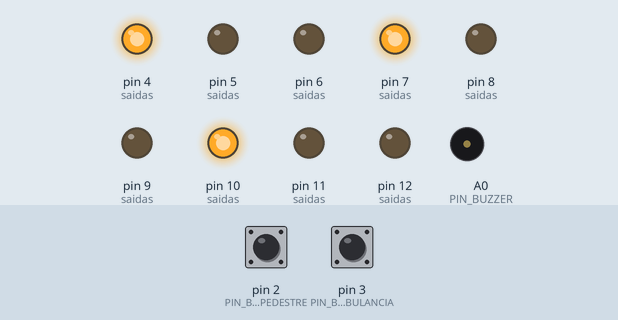
Simulated run of this sketch. Board: Arduino Uno, built with avr-gcc and run on an emulated ATmega328P. Shown: output pins drawn as LEDs (lit = HIGH), buzzer (waves = sounding). Inputs (shaded band) come from the test bench; at power-on: pin 2 (PIN_BTN_PEDESTRE) HIGH, pin 3 (PIN_BTN_AMBULANCIA) HIGH. What the sketch prints to the serial monitor is not drawn.

Above: at 1.4 s.
1.5 s: pin 2 (PIN_BTN_PEDESTRE) pulled LOW for 0.15 s
At 2.5 s:
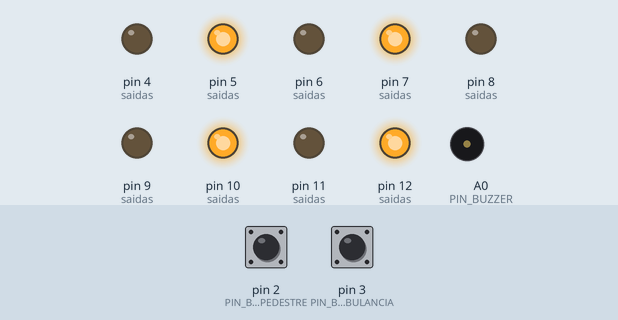
3.6 s: pin 3 (PIN_BTN_AMBULANCIA) pulled LOW for 0.15 s
At 4.5 s:
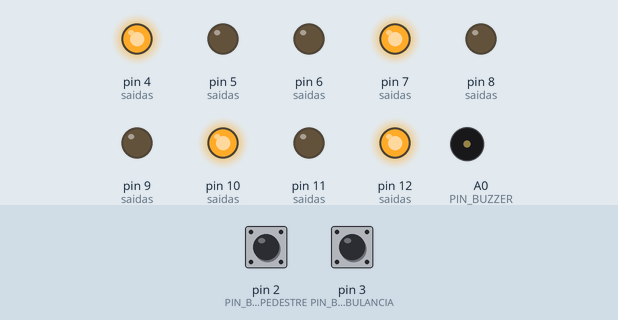
At 26.0 s:
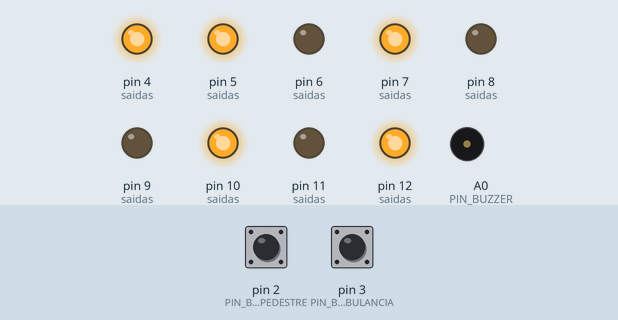
Timing chart, 0 to 29.1 s (numbered marks = the images above; inputs shaded):
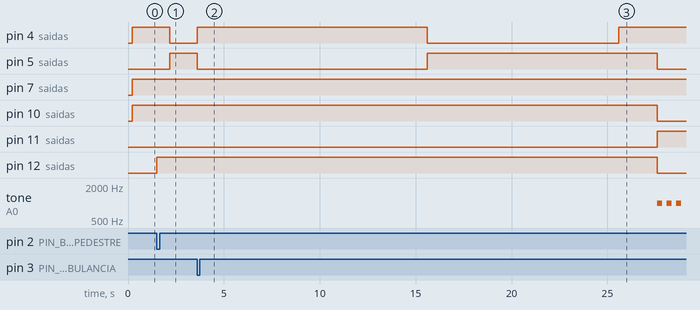

The sketch:

cruzamento_inteligente.ino
```cpp
/*
 * =====================================================================
 *  CRUZAMENTO INTELIGENTE - Atividade 02
 * =====================================================================
 *  Dois semáforos (Via A e Via B), semáforo de pedestres com buzzer e
 *  modo de emergência (ambulância).
 *
 *  INOVAÇÃO: painel de monitoramento no Monitor Serial. O sistema mostra
 *  em tempo real a fase atual, o tempo restante, a cor de cada semáforo,
 *  se existe pedido de pedestre na fila e estatísticas de funcionamento
 *  (ciclos completos, travessias atendidas, emergências e tempo ligado).
 *
 *  Regras do projeto:
 *   - Sem delay(): todo controle de tempo é feito com millis().
 *   - O sistema é dividido em TAREFAS (funções) executadas em ciclo no
 *     loop(), como um escalonador cooperativo simples.
 *
 *  PRIORIDADES DAS TAREFAS (1 = mais alta):
 *   1. tarefaEmergencia() -> ambulância: força tudo vermelho
 *   2. tarefaPedestre()   -> travessia de pedestres (5 s + buzzer)
 *   3. tarefaSemaforos()  -> ciclo normal Via A / Via B
 *   4. tarefaBuzzer()     -> sinal sonoro da travessia
 *   5. tarefaSaidas()     -> escreve as cores nos LEDs RGB
 *   6. tarefaMonitor()    -> inovação: painel no Monitor Serial
 *  A prioridade é garantida pela ORDEM de execução no loop() e pelo
 *  fato de que tarefas de menor prioridade não alteram a fase quando
 *  uma de maior prioridade está ativa.
 *
 *  Os botões usam INTERRUPÇÃO (attachInterrupt): o pedido é gravado em
 *  uma flag no mesmo instante do aperto, então nunca é perdido, mesmo
 *  que o loop esteja ocupado com outra tarefa.
 *
 * ---------------------------------------------------------------------
 *  LIGAÇÕES (Arduino UNO)
 * ---------------------------------------------------------------------
 *  Botão pedestre ........ D2 (INT0) -> outro terminal no GND
 *  Botão ambulância ...... D3 (INT1) -> outro terminal no GND
 *     (usa INPUT_PULLUP: não precisa de resistor externo)
 *  Módulo RGB Via A ...... R=D4  G=D5  B=D6
 *  Módulo RGB Via B ...... R=D7  G=D8  B=D9
 *  Módulo RGB Pedestre ... R=D10 G=D11 B=D12
 *  Buzzer ................ A0 (+) / GND (-)
 *
 *  Cor amarela no módulo RGB = vermelho + verde acesos juntos.
 *  Monitor Serial: 9600 baud.
 * =====================================================================
 */

// ------------------------- CONFIGURAÇÃO ------------------------------
#define ANODO_COMUM 0  // 0 = módulo RGB catodo comum (HIGH acende)
                       // 1 = módulo RGB anodo comum  (LOW acende)

// ------------------------------ PINOS --------------------------------
const uint8_t PIN_BTN_PEDESTRE   = 2;   // interrupção INT0
const uint8_t PIN_BTN_AMBULANCIA = 3;   // interrupção INT1

const uint8_t A_R = 4,  A_G = 5,  A_B = 6;    // semáforo Via A
const uint8_t B_R = 7,  B_G = 8,  B_B = 9;    // semáforo Via B
const uint8_t P_R = 10, P_G = 11, P_B = 12;   // semáforo pedestre

const uint8_t PIN_BUZZER = A0;

// ------------------------------ TEMPOS (ms) --------------------------
const unsigned long T_VERDE         = 10000UL; // verde de cada via
const unsigned long T_AMARELO       = 2000UL;  // amarelo de cada via
// vermelho de cada via = verde + amarelo da outra = 12 s
const unsigned long T_TRAVESSIA     = 5000UL;  // verde do pedestre
const unsigned long T_FIM_TRAVESSIA = 1500UL;  // últimos 1,5 s: pisca e apita rápido
const unsigned long T_EMERGENCIA    = 10000UL; // duração do modo ambulância
const unsigned long T_LIMPEZA       = 2000UL;  // todos vermelhos (segurança)
const unsigned long T_DEBOUNCE      = 200UL;   // anti-repique dos botões
const unsigned long T_MONITOR       = 1000UL;  // atualização do painel serial

const unsigned int FREQ_BUZZER = 1000;  // Hz

// ------------------------------ TIPOS --------------------------------
enum Cor  { APAGADO, VERMELHO, AMARELO, VERDE, AZUL, MAGENTA };

enum Fase {
  A_VERDE,      // Via A verde,    Via B vermelho
  A_AMARELO,    // Via A amarelo,  Via B vermelho
  B_VERDE,      // Via B verde,    Via A vermelho
  B_AMARELO,    // Via B amarelo,  Via A vermelho
  TRAVESSIA,    // vias vermelhas, pedestre verde + buzzer
  LIMPEZA,      // tudo vermelho por alguns segundos (transição segura)
  EMERGENCIA    // ambulância: tudo vermelho
};

// ------------------------- ESTADO DO SISTEMA -------------------------
Fase fase                 = LIMPEZA;
Fase proximaAposLimpeza   = A_VERDE;  // para onde ir quando a LIMPEZA acabar
Fase proximaAposTravessia = A_VERDE;  // para onde ir quando a TRAVESSIA acabar
unsigned long inicioFase  = 0;        // millis() em que a fase atual começou

// Flags escritas nas interrupções -> precisam ser "volatile"
volatile bool pedidoPedestre   = false;
volatile bool pedidoAmbulancia = false;
volatile unsigned long ultimoIsrPedestre   = 0;
volatile unsigned long ultimoIsrAmbulancia = 0;

bool pedidoAnunciado = false;  // só para imprimir no Serial uma vez
bool buzzerLigado    = false;

// Cores atuais (usadas pelo painel do Monitor Serial)
Cor corAtualA = VERMELHO, corAtualB = VERMELHO, corAtualP = VERMELHO;

// Estatísticas (inovação)
unsigned int  totalCiclos      = 0;  // ciclos A+B completos
unsigned int  totalTravessias  = 0;
unsigned int  totalEmergencias = 0;
unsigned long ultimoMonitor    = 0;

// =====================================================================
//  ROTINAS DE INTERRUPÇÃO (ISR) - apenas REGISTRAM o pedido
// =====================================================================
void isrPedestre() {
  unsigned long agora = millis();
  if (agora - ultimoIsrPedestre > T_DEBOUNCE) {  // ignora repique
    pedidoPedestre = true;
    ultimoIsrPedestre = agora;
  }
}

void isrAmbulancia() {
  unsigned long agora = millis();
  if (agora - ultimoIsrAmbulancia > T_DEBOUNCE) {
    pedidoAmbulancia = true;
    ultimoIsrAmbulancia = agora;
  }
}

// =====================================================================
//  FUNÇÕES AUXILIARES
// =====================================================================
const char* nomeFase(Fase f) {
  switch (f) {
    case A_VERDE:    return "VIA A VERDE / VIA B VERMELHO";
    case A_AMARELO:  return "VIA A AMARELO / VIA B VERMELHO";
    case B_VERDE:    return "VIA B VERDE / VIA A VERMELHO";
    case B_AMARELO:  return "VIA B AMARELO / VIA A VERMELHO";
    case TRAVESSIA:  return "TRAVESSIA DE PEDESTRES";
    case LIMPEZA:    return "TODOS VERMELHOS (transicao)";
    case EMERGENCIA: return "EMERGENCIA - AMBULANCIA";
  }
  return "?";
}

const char* nomeCor(Cor c) {
  switch (c) {
    case APAGADO:  return "apagado";
    case VERMELHO: return "VERMELHO";
    case AMARELO:  return "AMARELO";
    case VERDE:    return "VERDE";
    case AZUL:     return "AZUL";
    case MAGENTA:  return "AGUARDE";
  }
  return "?";
}

// Duração total de cada fase (para o painel mostrar o tempo restante)
unsigned long duracaoFase(Fase f) {
  switch (f) {
    case A_VERDE:
    case B_VERDE:    return T_VERDE;
    case A_AMARELO:
    case B_AMARELO:  return T_AMARELO;
    case TRAVESSIA:  return T_TRAVESSIA;
    case LIMPEZA:    return T_LIMPEZA;
    case EMERGENCIA: return T_EMERGENCIA;
  }
  return 0;
}

unsigned long tempoNaFase() {
  return millis() - inicioFase;
}

// Imprime o instante atual no formato [mm:ss]
void imprimirRelogio() {
  unsigned long s = millis() / 1000;
  Serial.print(F("["));
  if (s / 60 < 10) Serial.print('0');
  Serial.print(s / 60);
  Serial.print(':');
  if (s % 60 < 10) Serial.print('0');
  Serial.print(s % 60);
  Serial.print(F("] "));
}

// Troca de fase: guarda o instante de início para contar o tempo com millis()
void mudarFase(Fase nova) {
  fase = nova;
  inicioFase = millis();
  imprimirRelogio();
  Serial.print(F(">>> "));
  Serial.println(nomeFase(nova));
}

// Lê e limpa uma flag da ISR de forma atômica
bool consumirFlag(volatile bool &flag) {
  noInterrupts();
  bool valor = flag;
  flag = false;
  interrupts();
  return valor;
}

// Escreve uma cor em um módulo RGB
void escreverCor(uint8_t pr, uint8_t pg, uint8_t pb, Cor cor) {
  bool r = (cor == VERMELHO || cor == AMARELO || cor == MAGENTA);
  bool g = (cor == VERDE    || cor == AMARELO);
  bool b = (cor == AZUL     || cor == MAGENTA);
#if ANODO_COMUM
  r = !r; g = !g; b = !b;
#endif
  digitalWrite(pr, r);
  digitalWrite(pg, g);
  digitalWrite(pb, b);
}

void ligarBuzzer(bool ligar) {
  if (ligar && !buzzerLigado)       tone(PIN_BUZZER, FREQ_BUZZER);
  else if (!ligar && buzzerLigado)  noTone(PIN_BUZZER);
  buzzerLigado = ligar;
}

// Chamado quando um amarelo termina: é o ponto SEGURO para atender
// o pedestre (a outra via já está vermelha e esta acabou de fechar).
void aposAmarelo(Fase proximaNormal) {
  if (pedidoPedestre) {
    proximaAposTravessia = proximaNormal;  // depois da travessia, segue o ciclo
    mudarFase(TRAVESSIA);
  } else {
    mudarFase(proximaNormal);
  }
}

// =====================================================================
//  TAREFA 1 (PRIORIDADE MÁXIMA) - EMERGÊNCIA / AMBULÂNCIA
// =====================================================================
void tarefaEmergencia() {
  // Botão da ambulância: interrompe QUALQUER fase imediatamente.
  // Apertar de novo durante a emergência reinicia o tempo (estende).
  if (consumirFlag(pedidoAmbulancia)) {
    if (fase != EMERGENCIA) totalEmergencias++;
    mudarFase(EMERGENCIA);
    return;
  }

  // Fim da emergência: passa por LIMPEZA (todos vermelhos) e reinicia o ciclo
  if (fase == EMERGENCIA && tempoNaFase() >= T_EMERGENCIA) {
    proximaAposLimpeza = A_VERDE;
    mudarFase(LIMPEZA);
  }
}

// =====================================================================
//  TAREFA 2 - TRAVESSIA DE PEDESTRES
// =====================================================================
void tarefaPedestre() {
  if (fase == EMERGENCIA) return;  // emergência tem prioridade

  // Informa (uma vez) que o pedido foi registrado e está na fila
  if (pedidoPedestre && !pedidoAnunciado && fase != TRAVESSIA) {
    imprimirRelogio();
    Serial.println(F("    Pedido de pedestre REGISTRADO (aguardando fim do amarelo)"));
    pedidoAnunciado = true;
  }

  if (fase != TRAVESSIA) return;

  // Durante a travessia o pedido já está sendo atendido:
  // novos apertos são descartados.
  pedidoPedestre  = false;
  pedidoAnunciado = false;

  if (tempoNaFase() >= T_TRAVESSIA) {
    totalTravessias++;
    mudarFase(proximaAposTravessia);
  }
}

// =====================================================================
//  TAREFA 3 - CICLO NORMAL DOS SEMÁFOROS (Via A x Via B)
// =====================================================================
void tarefaSemaforos() {
  if (fase == EMERGENCIA || fase == TRAVESSIA) return;  // maior prioridade ativa

  unsigned long t = tempoNaFase();

  switch (fase) {
    case A_VERDE:
      if (t >= T_VERDE) mudarFase(A_AMARELO);
      break;

    case A_AMARELO:
      if (t >= T_AMARELO) aposAmarelo(B_VERDE);
      break;

    case B_VERDE:
      if (t >= T_VERDE) mudarFase(B_AMARELO);
      break;

    case B_AMARELO:
      if (t >= T_AMARELO) {
        totalCiclos++;  // Via A e Via B já abriram: um ciclo completo
        aposAmarelo(A_VERDE);
      }
      break;

    case LIMPEZA:
      if (t >= T_LIMPEZA) mudarFase(proximaAposLimpeza);
      break;

    default:
      break;
  }
}

// =====================================================================
//  TAREFA 4 - BUZZER (sinal sonoro durante a travessia)
//  Bipe lento durante a travessia e bipe rápido no final, avisando que
//  o tempo está acabando (acessibilidade para deficientes visuais).
// =====================================================================
void tarefaBuzzer() {
  if (fase != TRAVESSIA) {
    ligarBuzzer(false);
    return;
  }

  unsigned long t = tempoNaFase();
  unsigned long restante = (t < T_TRAVESSIA) ? T_TRAVESSIA - t : 0;
  unsigned long periodo  = (restante > T_FIM_TRAVESSIA) ? 500UL : 200UL;

  ligarBuzzer((t % periodo) < (periodo / 2));
}

// =====================================================================
//  TAREFA 5 - SAÍDAS: define a cor de cada módulo RGB conforme a fase
//  (única função que escreve nos LEDs -> evita conflito entre tarefas)
// =====================================================================
void tarefaSaidas() {
  Cor corA = VERMELHO, corB = VERMELHO, corP = VERMELHO;
  unsigned long t = tempoNaFase();

  switch (fase) {
    case A_VERDE:   corA = VERDE;   break;
    case A_AMARELO: corA = AMARELO; break;
    case B_VERDE:   corB = VERDE;   break;
    case B_AMARELO: corB = AMARELO; break;

    case TRAVESSIA: {
      unsigned long restante = (t < T_TRAVESSIA) ? T_TRAVESSIA - t : 0;
      bool piscaRapido = ((t / 250) % 2) == 0;
      // verde fixo; nos últimos 1,5 s o verde do pedestre pisca
      corP = (restante > T_FIM_TRAVESSIA || piscaRapido) ? VERDE : APAGADO;
      break;
    }

    case LIMPEZA:
    case EMERGENCIA:
    default:
      break;  // tudo vermelho
  }

  // Pedido de pedestre registrado -> semáforo do pedestre fica MAGENTA
  // (vermelho + azul) = "aguarde, seu pedido foi aceito".
  if (pedidoPedestre && fase != TRAVESSIA) corP = MAGENTA;

  escreverCor(A_R, A_G, A_B, corA);
  escreverCor(B_R, B_G, B_B, corB);
  escreverCor(P_R, P_G, P_B, corP);

  corAtualA = corA;
  corAtualB = corB;
  corAtualP = corP;
}

// =====================================================================
//  TAREFA 6 - INOVAÇÃO: PAINEL DE MONITORAMENTO NO MONITOR SERIAL
//  A cada 1 segundo mostra o estado completo do cruzamento. Serve para
//  acompanhar o funcionamento, depurar e demonstrar o sistema.
//  Prioridade mais baixa: só imprime, nunca altera o estado.
// =====================================================================
void tarefaMonitor() {
  if (millis() - ultimoMonitor < T_MONITOR) return;
  ultimoMonitor = millis();

  unsigned long t   = tempoNaFase();
  unsigned long dur = duracaoFase(fase);
  unsigned long restante = (t < dur) ? (dur - t + 999) / 1000 : 0;  // em s, arredondado p/ cima

  imprimirRelogio();
  Serial.print(F("Restam "));
  if (restante < 10) Serial.print(' ');
  Serial.print(restante);
  Serial.print(F("s | Via A: "));   Serial.print(nomeCor(corAtualA));
  Serial.print(F(" | Via B: "));    Serial.print(nomeCor(corAtualB));
  Serial.print(F(" | Pedestre: ")); Serial.print(nomeCor(corAtualP));
  Serial.print(F(" | Pedido: "));   Serial.print(pedidoPedestre ? F("SIM") : F("nao"));
  Serial.print(F(" | Ciclos: "));   Serial.print(totalCiclos);
  Serial.print(F(" Travessias: ")); Serial.print(totalTravessias);
  Serial.print(F(" Emergencias: "));Serial.println(totalEmergencias);
}

// =====================================================================
//  SETUP
// =====================================================================
void setup() {
  Serial.begin(9600);

  const uint8_t saidas[] = { A_R, A_G, A_B, B_R, B_G, B_B, P_R, P_G, P_B, PIN_BUZZER };
  for (uint8_t i = 0; i < sizeof(saidas); i++) pinMode(saidas[i], OUTPUT);

  pinMode(PIN_BTN_PEDESTRE,   INPUT_PULLUP);
  pinMode(PIN_BTN_AMBULANCIA, INPUT_PULLUP);
  attachInterrupt(digitalPinToInterrupt(PIN_BTN_PEDESTRE),   isrPedestre,   FALLING);
  attachInterrupt(digitalPinToInterrupt(PIN_BTN_AMBULANCIA), isrAmbulancia, FALLING);

  Serial.println(F("=================================================="));
  Serial.println(F("        CRUZAMENTO INTELIGENTE - INICIADO"));
  Serial.println(F("  Botao D2 = pedestre | Botao D3 = ambulancia"));
  Serial.println(F("  Painel atualizado a cada 1 segundo"));
  Serial.println(F("=================================================="));

  // Começa com todos vermelhos por segurança e depois libera a Via A
  proximaAposLimpeza = A_VERDE;
  mudarFase(LIMPEZA);
}

// =====================================================================
//  LOOP - ESCALONADOR COOPERATIVO
//  Cada tarefa executa rápido (sem delay) e devolve o controle.
//  A ordem abaixo define a PRIORIDADE.
// =====================================================================
void loop() {
  tarefaEmergencia();   // 1 - maior prioridade
  tarefaPedestre();     // 2
  tarefaSemaforos();    // 3
  tarefaBuzzer();       // 4
  tarefaSaidas();       // 5 - atualiza os LEDs com o estado final
  tarefaMonitor();      // 6 - inovação: painel no Monitor Serial
}
```

Measured:
- after the input at 1.5 s, pin 12 (saidas): LOW → HIGH at once
- after the input at 3.6 s, pin 4 (saidas): LOW → HIGH after 0.00 s instead of 8.6 s; pin 5 (saidas): HIGH → LOW after 0.00 s instead of 10.6 s; pin 7 (saidas): stays HIGH (without the input it goes to LOW after 15.6 s); pin 8 (saidas): stays LOW (without the input it goes to HIGH after 15.6 s); pin 12 (saidas): HIGH → LOW after 24.0 s instead of 10.6 s
